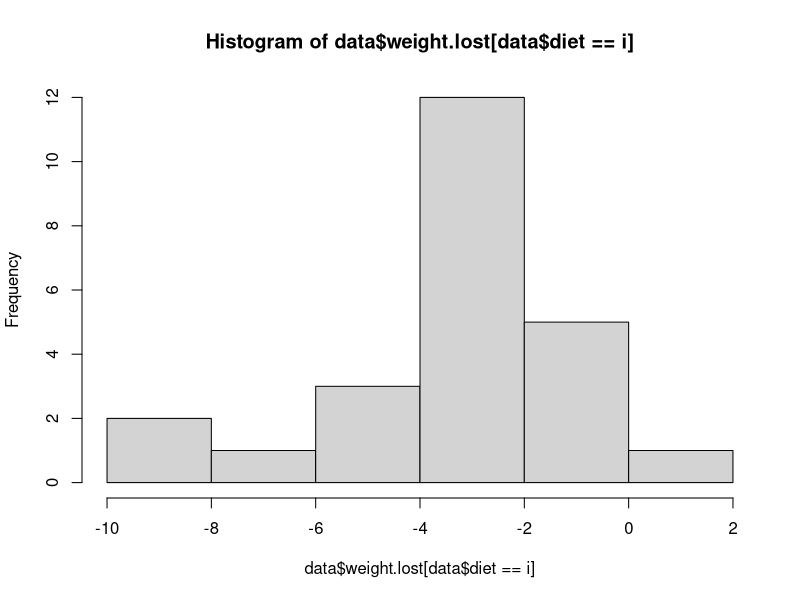
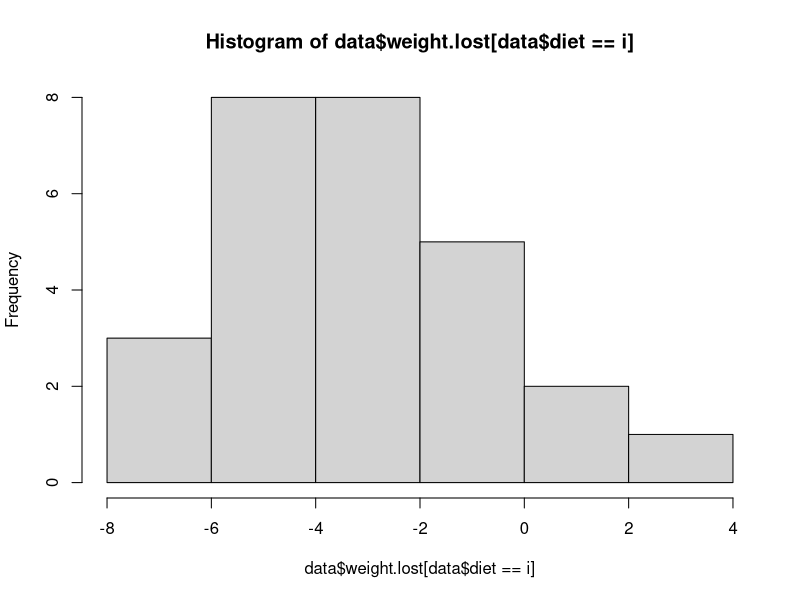
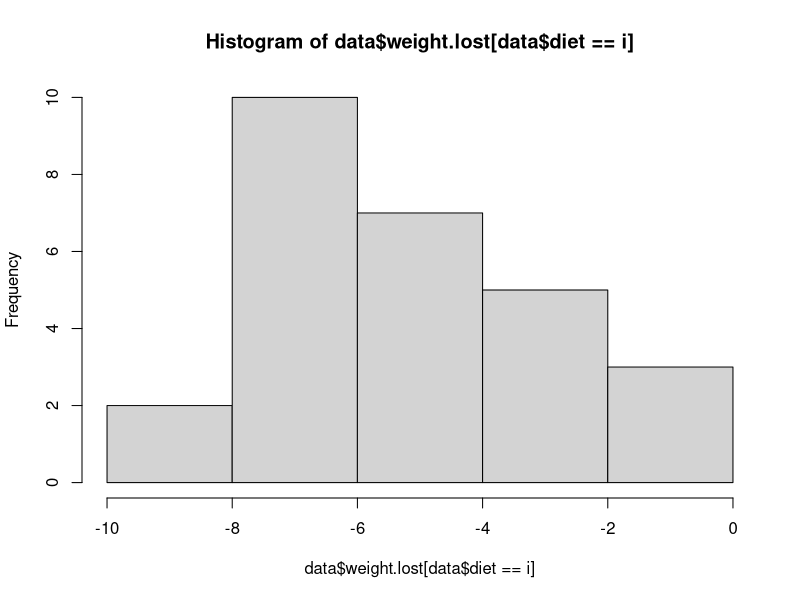
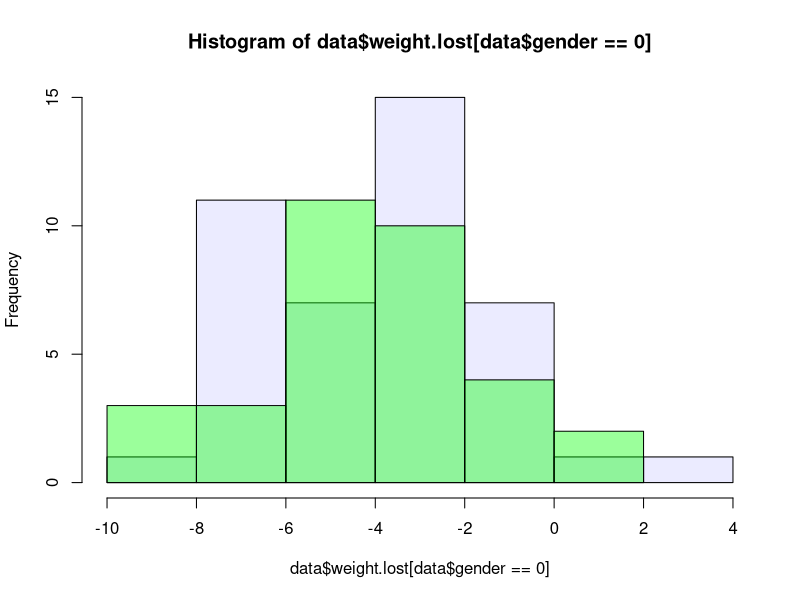
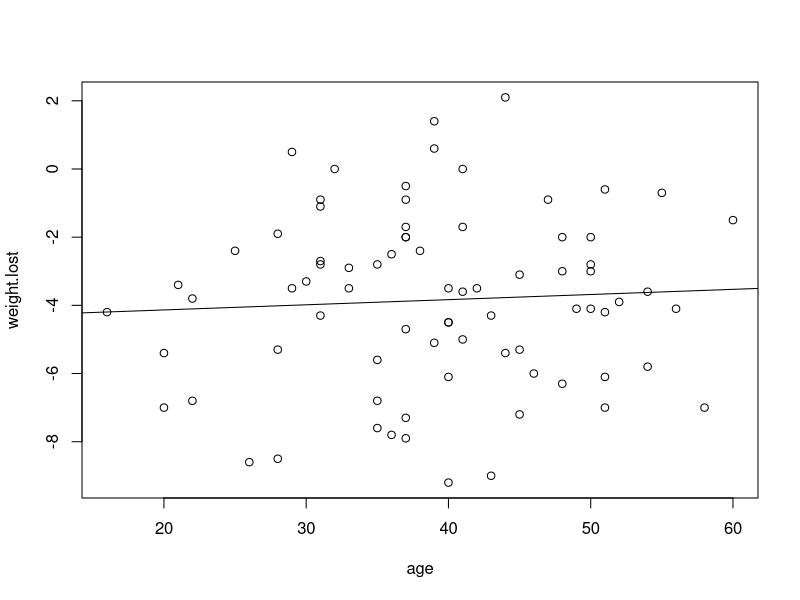
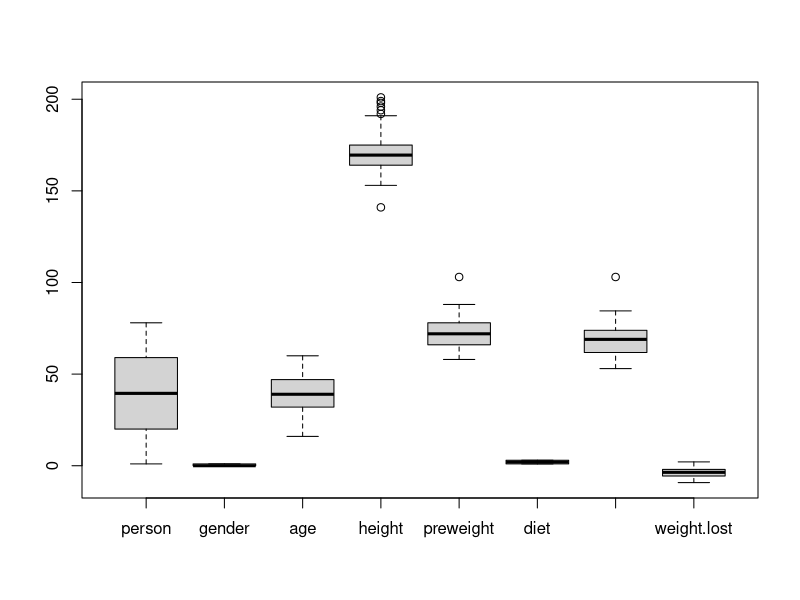
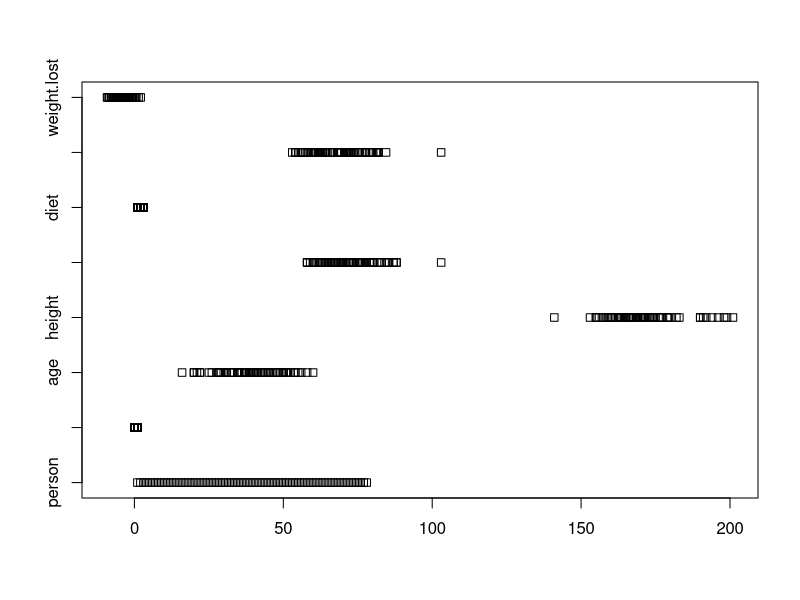
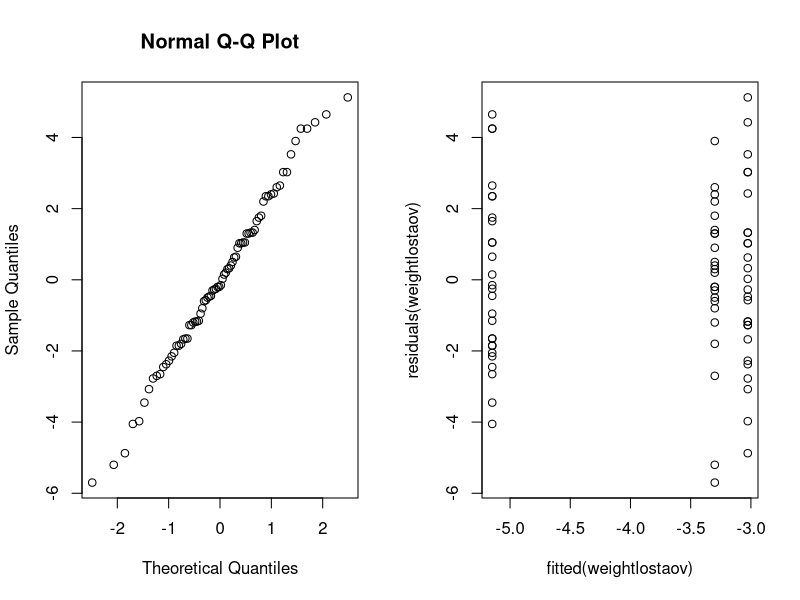

Write R code to recreate these figures, in order.
data = read.table('data/diet.txt',header=TRUE)

weight.lost = data$weight6weeks - data$preweight
data = cbind(data,weight.lost)

pre = data$preweight
post = data$weight6weeks
age = data$age

# test sign. difference -> check assumptions (normality etc.) otherwise other test is needed
t.test(pre,post)

# plot hist of loss per diet
for (i in 1:3){
   hist(data$weight.lost[data$diet == i])
}
mycol = rgb(0, 0, 255, max = 255, alpha = 20, names = "blue50")
mycol2 = rgb(0, 255, 0, max = 255, alpha = 100, names = "green50")


# male vs female loss
femalehist = hist(data$weight.lost[data$gender == 0], plot=FALSE)
malehist = hist(data$weight.lost[data$gender == 1], plot=FALSE)

plot(femalehist, col=mycol)
plot(malehist, col=mycol2, add=TRUE)


# lin reg of age and weight loss -> no relation!
reg = lm(weight.lost ~ age)
plot(age, weight.lost)
abline(reg)
summary(reg)



## ANOVA (Ex. 3B)
boxplot(data); stripchart(data)
data$diet = as.factor(data$diet)
df = data[c("weight.lost","diet")]; df
is.factor(df$diet); is.numeric(df$diet)

# sum parametrization
contrasts(df$diet)=contr.sum

weightlostaov = lm(weight.lost~diet,data=df)
anova(weightlostaov)
summary(weightlostaov)
confint(weightlostaov)

# plot residuals to see if normality assumption is not violated -> good!
par(mfrow=c(1,2)); qqnorm(residuals(weightlostaov))
plot(fitted(weightlostaov),residuals(weightlostaov))


#TWO WAY ANOVA (ex. 3C)
data$gender = as.factor(data$gender)
df2 = data[c("weight.lost","diet","gender")]; df2

# sum parametr.?
contrasts(df2$diet)=contr.sum; contrasts(df2$gender)=contr.sum

twoway = lm(weight.lost~diet*gender,data=df2)
anova(twoway)
summary(twoway)
confint(twoway)

# plot residuals to see if normality assumption is not violated -> good!
par(mfrow=c(1,2)); qqnorm(residuals(twoway))
plot(fitted(twoway),residuals(twoway))

